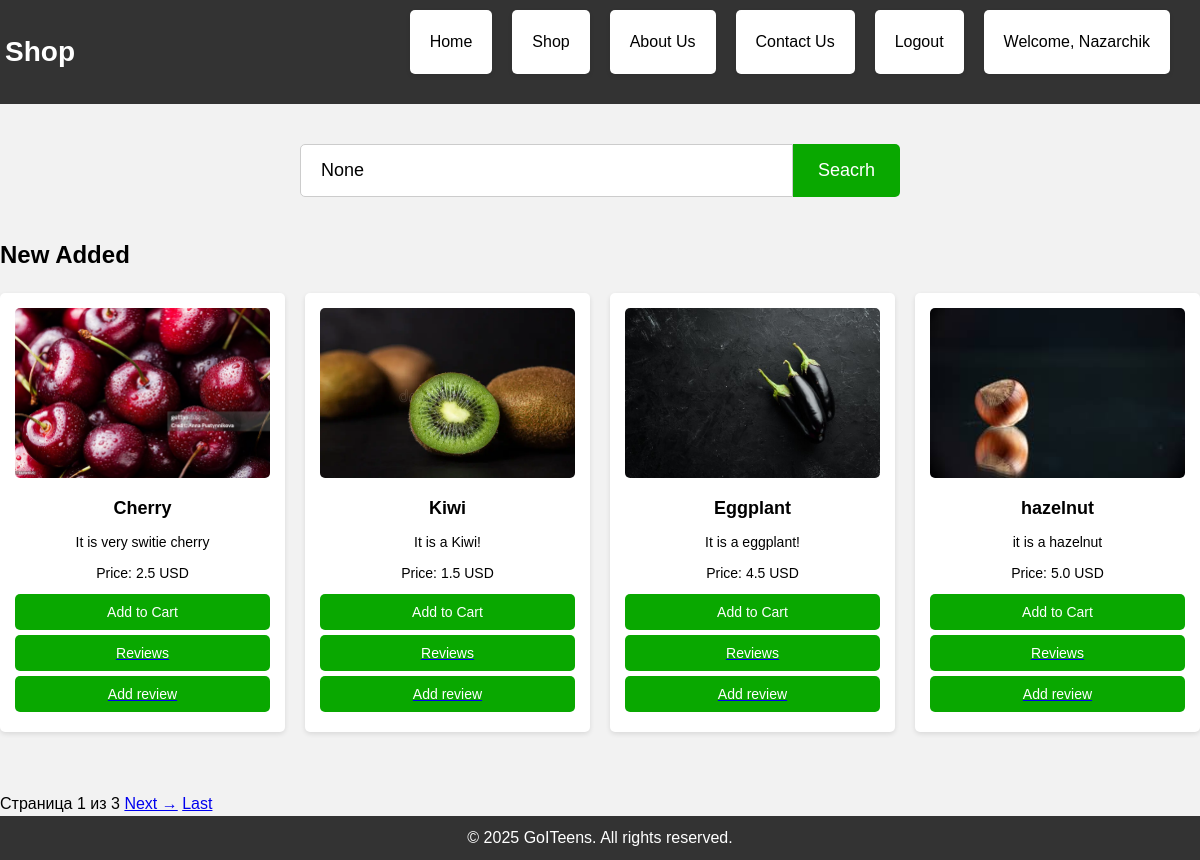
Page /shop/ (signed in) on the committed database.
### main/models.py (models this page shows)
class Produckt(models.Model):
    name = models.CharField(max_length=30)
    description = models.CharField(max_length=150)
    price = models.FloatField()
    category = models.CharField(max_length=30)
    image = models.ImageField(upload_to='main/images/admin_add', blank=True, null=True)

### main/views.py (the view)
# urls.py: path('shop/', views.shop, name='shop'),
def shop(request):
    query = request.GET.get('q')
    if query:
        search = Produckt.objects.filter(name__icontains=query)
    else:
        search = Produckt.objects.all()
    products = Produckt.objects.all()
    paginator = Paginator(search, 4)
    page_number = request.GET.get("page")
    page_obj = paginator.get_page(page_number)
    return render(request, 'main/shop.html', {'searchs':search, 'query':query, 'products': products, 'page':page_obj})

### main/templates/main/shop.html (shortened to what this page needs)
{% load static %}
<!DOCTYPE html>
<html lang="en">
<head>
    <link rel="stylesheet" href="{% static 'main/css/shop.css' %}">
</head>
<body>
      <header>
        <h1>{% block title %} Shop {% endblock %}</h1>{% include "main/partials/header.html" %}
    </header>
<div class="search-container">
  <form method="get" action="{% url 'shop' %}#product-{{ query|slugify }}">
    <input type="text" name="q" placeholder="Поиск..." value="{{ query }}">
    <button type="submit">Seacrh</button>
  </form>
</div>
<section>
  <h2>New Added</h2>
  <ul class="product-list">
    {% for product in page %}
      <li class="product-card" id="product-{{ product.name|slugify }}">
        {% if product.image %}
          <img src="{{ product.image.url }}" alt="{{ product.name }}">
        {% else %}
          <p>[Немає зображення]</p>
        {% endif %}
        <h3>{{ product.name }}</h3>
        <p>{{ product.description }}</p>
        <p>Price: {{ product.price }} USD</p>
        <button>Add to Cart</button>
        <a href="{% url 'reviews' %}">
          <button type="button">Reviews</button>
        </a>
        <a href="{% url 'add_review' %}">
          <button type="button">Add review</button>
        </a>
      </li>
    {% empty %}
      <li>Поки немає товарів.</li>
    {% endfor %}
  </ul>
</section>
        <span>Страница {{ page.number }} из {{ page.paginator.num_pages }}</span>
        {% if page.has_next %}
            <a href="?q={{ query }}&page={{ page.next_page_number }}">Next →</a>
            <a href="?q={{ query }}&page={{ page.paginator.num_pages }}">Last</a>
        {% endif %}
    <footer>
      <p>&copy; 2025 GoITeens. All rights reserved.</p>
    </footer>
</body>
</html>

### main/templates/main/partials/header.html (shortened to what this page needs)
    <header>
      <nav>
        <ul>
          <li><a href="{% url 'index' %}">Home</a></li>
          <li><a href="{% url 'shop' %}">Shop</a></li>
          <li><a href="{% url 'about' %}">About Us</a></li>
          <li><a href="{% url '404' %}">Contact Us</a></li>
        {% if user.is_authenticated %}
        <li>
          <form method="post" action="{% url 'logout' %}" style="display: inline;">
            <a href="#" class="nav-link" onclick="this.closest('form').submit(); return false;">Logout</a>
          </form>
        </li>
        <li>
          <a class="nav-link" href="#">Welcome, {{user.username}}</a>
        </li>
        {% endif %}
        </ul>
      </nav>
    </header>

### main/static/main/css/shop.css (style rules this page uses)
* { box-sizing: border-box; margin: 0; padding: 0; }
body { background-color: #f2f2f2; font-family: Arial, sans-serif; font-size: 16px; line-height: 1.5; }
header { background-color: #333; color: #fff; display: flex; justify-content: space-between; align-items: center; padding: 5px; }
header h1 { margin: 0; font-size: 28px; }
nav ul { list-style: none; display: flex; }
nav li { color: #000; margin-right: 20px; }
nav a { color: #000; text-decoration: none; }
section { flex-basis: calc(50% - 20px); margin-bottom: 40px; }
section h2 { font-size: 24px; margin-bottom: 20px; }
ul { list-style: none; }
li { background-color: #fff; padding: 20px; margin-bottom: 20px; box-shadow: 0px 2px 4px rgba(0, 0, 0, 0.1); border-radius: 5px; }
li img { max-width: 100%; margin-bottom: 10px; border-radius: 5px }
li h3 { font-size: 18px; margin-bottom: 10px; }
li p { font-size: 14px; margin-bottom: 20px; }
button { background-color: #09a800; color: #fff; border: none; padding: 10px 20px; font-size: 14px; cursor: pointer; border-radius: 5px; transition: transform 0.3s ease; }
footer { background-color: #333; color: #fff; text-align: center; padding: 10px; }
footer p { margin: 0; }
.search-container { display: flex; justify-content: center; align-items: center; margin: 40px 0; }
.search-container form { display: flex; width: 100%; max-width: 600px; }
.search-container input[type="text"] { flex: 1; padding: 15px 20px; font-size: 18px; border: 1px solid #ccc; border-top-left-radius: 5px; border-bottom-left-radius: 5px; }
.search-container button { padding: 15px 25px; font-size: 18px; border-top-left-radius: 0; border-bottom-left-radius: 0; border-top-right-radius: 5px; border-bottom-right-radius: 5px; }
.product-list { display: flex; flex-wrap: wrap; gap: 20px; padding: 0; justify-content: center; }
.product-card { background-color: #fff; padding: 15px; margin-bottom: 20px; box-shadow: 0 2px 5px rgba(0, 0, 0, 0.1); border-radius: 5px; text-align: center; width: calc((100% - 60px) / 4); }
.product-card img { max-width: 100%; height: auto; margin-bottom: 10px; border-radius: 5px; }
.product-card h3 { font-size: 18px; margin-bottom: 10px; }
.product-card p { font-size: 14px; margin-bottom: 10px; }
.product-card button { display: block; width: 100%; margin: 5px 0; background-color: #09a800; color: #fff; border: none; padding: 10px 15px; font-size: 14px; border-radius: 5px; cursor: pointer; transition: transform 0.3s ease; }

### rows in the picture
Produckt: image (picture), name "Cherry", description "It is very switie cherry", price "2.5"
Produckt: image (picture), name "Kiwi", description "It is a Kiwi!", price "1.5"
Produckt: image (picture), name "Eggplant", description "It is a eggplant!", price "4.5"
Produckt: image (picture), name "hazelnut", description "it is a hazelnut", price "5.0"

### other values in the picture
{{ user.username }} "Nazarchik"
{{ page.number }} "1"
{{ page.paginator.num_pages }} "3"
